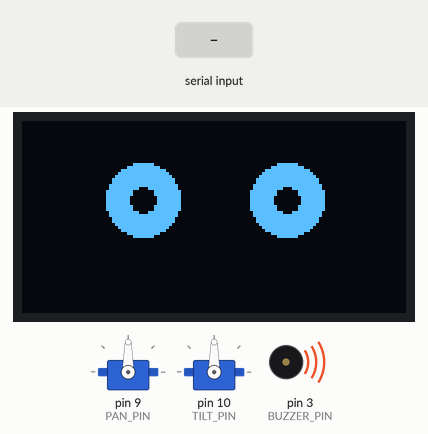
Simulated run of this sketch. Board: Arduino Uno, built with avr-gcc and run on an emulated ATmega328P. Parts: 2 × servo, 128×64 one-colour display, buzzer (waves = sounding). The test bench sets the inputs (shaded band). Random numbers use the default seed unless the sketch sets one; what the sketch prints to the serial monitor is not drawn.

Above: at 0.1 s.
At 4.6 s:
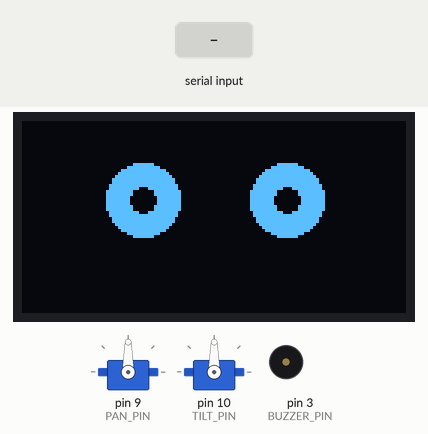
4.7 s: "happy 1\n" received over Serial
At 7.43 s:
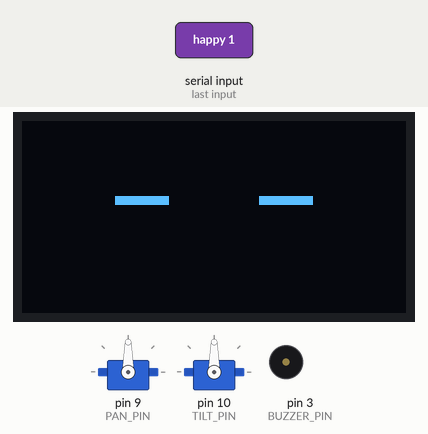
7.7 s: "sad 1\n" received over Serial
9.2 s: "sleep 1\n" received over Serial
Timing chart, 0 to 12.2 s (numbered marks = the images above; inputs shaded):
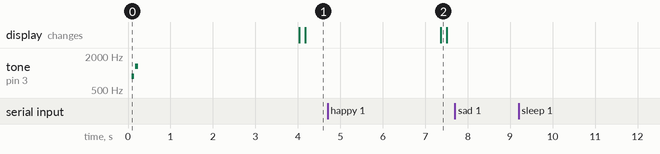

The sketch:

jarvis_buddy.ino
```cpp
/*
 *  JARVIS BUDDY  —  Uno/Nano body firmware  v1.0
 *  =================================================
 *  A pan-tilt desk companion with an OLED face. Talks to the desktop agent
 *  over USB serial (protocol: see robot/docs/PROTOCOL.md).
 *
 *  WIRING (see robot/docs/BUILD_SPEC.md)
 *    Pan servo   signal -> D9      power -> 5V rail (external 5V/2A)
 *    Tilt servo  signal -> D10     power -> 5V rail (external 5V/2A)
 *    Servo GNDs  -> shared GND (tie to Uno GND!)
 *    OLED SDA -> A4   SCL -> A5   VCC -> 5V   GND -> GND
 *    Buzzer +  -> D3 (through 100 ohm)   Buzzer - -> GND
 *
 *  LIBRARIES (Arduino IDE -> Library Manager)
 *    - Adafruit SSD1306
 *    - Adafruit GFX
 *    (Servo is built in.)
 *
 *  TEST: open Serial Monitor @115200, send:  MOVE 45 60 500   /   EYE happy   /   BLINK
 */

#include <Servo.h>
#include <Wire.h>
#include <Adafruit_GFX.h>
#include <Adafruit_SSD1306.h>

#define PAN_PIN    9
#define TILT_PIN   10
#define BUZZER_PIN 3
#define OLED_W     128
#define OLED_H     64
#define OLED_ADDR  0x3C

Adafruit_SSD1306 display(OLED_W, OLED_H, &Wire, -1);
Servo pan, tilt;

// ---- movement state ----
int panCur = 90, tiltCur = 90;
int panTgt = 90, tiltTgt = 90;
const int MOVE_STEP = 2;          // max degrees per tick
unsigned long lastStep = 0;
int stepDelay = 15;               // ms between ticks (MOVE tunes this)

// ---- face state ----
String expr = "idle";
bool blinkActive = false;
unsigned long blinkEnd = 0;
unsigned long lastBlink = 0;
long blinkInterval = 4000;
bool exprChanged = true;

// ---- serial ----
String cmd = "";

// =====================================================  SETUP
void setup() {
  Serial.begin(115200);
  pinMode(BUZZER_PIN, OUTPUT);
  randomSeed(analogRead(0));

  pan.attach(PAN_PIN);
  tilt.attach(TILT_PIN);
  pan.write(90);
  tilt.write(90);

  Wire.begin();                    // A4/A5 on Uno/Nano
  if (!display.begin(SSD1306_SWITCHCAPVCC, OLED_ADDR)) {
    Serial.println("ERR oled-not-found");
  }
  display.clearDisplay();
  renderFace();
  display.display();

  blip(880, 60);
  delay(90);
  blip(1318, 60);
  Serial.println("READY jarvis-buddy v1.0");
}

// =====================================================  LOOP
void loop() {
  unsigned long now = millis();

  // smooth servos
  if (now - lastStep >= (unsigned long)stepDelay) {
    lastStep = now;
    stepServos();
  }

  // natural idle blinks
  if (!blinkActive && now - lastBlink > (unsigned long)blinkInterval) {
    blinkActive = true;
    blinkEnd = now + 130;
  }
  if (blinkActive && now > blinkEnd) {
    blinkActive = false;
    lastBlink = now;
    blinkInterval = random(3000, 8000);
  }

  // redraw face (at ~30fps, or on state change)
  static unsigned long lastDraw = 0;
  if (exprChanged || blinkActive || now - lastDraw >= 33) {
    lastDraw = now;
    renderFace();
    exprChanged = false;
  }

  // serial
  while (Serial.available()) {
    char c = (char)Serial.read();
    if (c == '\n') { handle(cmd); cmd = ""; }
    else if (c != '\r') cmd += c;
  }
}

// =====================================================  SERVOS
void stepServos() {
  if (panCur < panTgt) panCur = min(panCur + MOVE_STEP, panTgt);
  else if (panCur > panTgt) panCur = max(panCur - MOVE_STEP, panTgt);
  if (tiltCur < tiltTgt) tiltCur = min(tiltCur + MOVE_STEP, tiltTgt);
  else if (tiltCur > tiltTgt) tiltCur = max(tiltCur - MOVE_STEP, tiltTgt);
  pan.write(panCur);
  tilt.write(tiltCur);
}

void setMove(int p, int t, long ms) {
  panTgt = constrain(p, 0, 180);
  tiltTgt = constrain(t, 0, 180);
  if (ms >= 50) {
    long dist = max(abs(panTgt - panCur), abs(tiltTgt - tiltCur));
    int steps = (int)(dist / MOVE_STEP) + 1;
    stepDelay = (int)(ms / steps);
    stepDelay = constrain(stepDelay, 1, 80);
  } else {
    stepDelay = 15;
  }
}

// =====================================================  BUZZER
void blip(int freq, int ms) {
  if (freq <= 0 || ms <= 0) return;
  tone(BUZZER_PIN, freq, (unsigned long)ms);
}

// =====================================================  FACE
// Draws a pair of eyes centered on the 128x64 screen.
void renderFace() {
  display.clearDisplay();
  String mode = blinkActive ? "blink" : expr;
  drawEyes(40, 26, 12, mode);      // left eye
  drawEyes(88, 26, 12, mode);      // right eye
  display.display();
}

void drawEyes(int cx, int cy, int r, const String &mode) {
  if (mode == "happy") {
    // upward arcs  ^ ^
    display.fillCircle(cx, cy, r, WHITE);
    display.fillRect(cx - r, cy, r * 2, r, BLACK);      // hide bottom half -> cap shape
  } else if (mode == "sad") {
    // downward arcs  u u
    display.fillCircle(cx, cy, r, WHITE);
    display.fillRect(cx - r, cy - r, r * 2, r, BLACK);  // hide top half -> cup shape
  } else if (mode == "sleep") {
    // closed lines
    display.fillRect(cx - r, cy - 2, r * 2, 4, WHITE);
  } else if (mode == "x") {
    display.drawLine(cx - r, cy - r, cx + r, cy + r, WHITE);
    display.drawLine(cx - r, cy + r, cx + r, cy - r, WHITE);
  } else if (mode == "blink") {
    // eyelid line (shorter than sleep)
    display.fillRect(cx - r + 3, cy - 1, r * 2 - 6, 3, WHITE);
  } else if (mode == "curious") {
    // pupils shifted + raised brows
    display.fillCircle(cx, cy, r, WHITE);
    display.fillCircle(cx + 4, cy - 2, r / 3, BLACK);
    display.fillRect(cx - r + 2, cy - r - 5, r * 2 - 4, 3, WHITE);
  } else {
    // idle / open: round eye with centered pupil
    display.fillCircle(cx, cy, r, WHITE);
    display.fillCircle(cx, cy, r / 3, BLACK);
  }
}

// =====================================================  SERIAL COMMANDS
String upcase(const String &s) {
  String r = s;
  for (unsigned int i = 0; i < r.length(); i++) {
    if (r[i] >= 'a' && r[i] <= 'z') r[i] -= 32;
  }
  return r;
}

void handle(const String &raw) {
  String s = raw;
  s.trim();
  if (s.length() == 0) return;
  String tok = upcase(s.substring(0, s.indexOf(' ')));
  if (tok.length() == 0) tok = upcase(s);
  String args = s.substring(s.indexOf(' ') + 1);
  args.trim();

  if (tok == "PING") {
    Serial.println("PONG");
  } else if (tok == "POS") {
    int p, t;
    if (sscanf(args.c_str(), "%d %d", &p, &t) == 2) {
      panTgt = constrain(p, 0, 180);
      tiltTgt = constrain(t, 0, 180);
      stepDelay = 8;   // snap quickly
      Serial.println("OK pos");
    } else Serial.println("ERR bad args");
  } else if (tok == "MOVE") {
    int p, t; long ms = 400;
    int n = sscanf(args.c_str(), "%d %d %ld", &p, &t, &ms);
    if (n >= 2) {
      setMove(p, t, ms);
      Serial.println("OK move");
    } else Serial.println("ERR bad args");
  } else if (tok == "EYE") {
    args.toLowerCase();
    if (args == "idle" || args == "happy" || args == "sad" || args == "curious"
        || args == "blink" || args == "sleep" || args == "x") {
      if (args == "blink") { blinkActive = true; blinkEnd = millis() + 130; }
      else { expr = args; exprChanged = true; }
      Serial.println("OK eye=" + args);
    } else Serial.println("ERR unknown eye: " + args);
  } else if (tok == "BLINK") {
    blinkActive = true;
    blinkEnd = millis() + 130;
    Serial.println("OK blink");
  } else if (tok == "BLIP") {
    int f, d;
    if (sscanf(args.c_str(), "%d %d", &f, &d) == 2) {
      blip(f, d);
      Serial.println("OK beep");
    } else Serial.println("ERR bad args");
  } else if (tok == "STATUS") {
    Serial.print("OK pan="); Serial.print(panCur);
    Serial.print(" tilt="); Serial.print(tiltCur);
    Serial.print(" expr="); Serial.print(expr);
    Serial.print(" up="); Serial.println(millis() / 1000);
  } else if (tok == "RST") {
    panTgt = 90; tiltTgt = 90;
    stepDelay = 8;
    Serial.println("OK reset");
  } else {
    Serial.print("ERR unknown: ");
    Serial.println(raw);
  }
}
```

Measured:
- after the input at 7.7 s, every drawn part: stays the same
